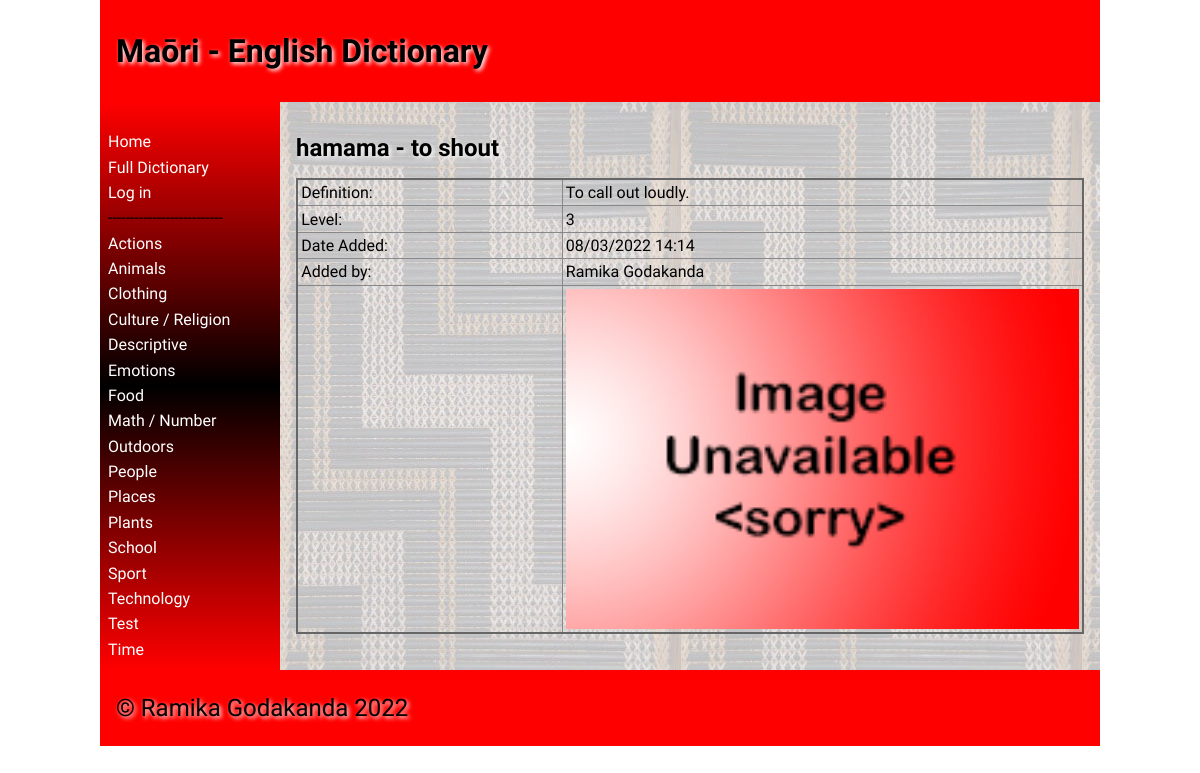
The page /word/333 on the database as committed earlier.
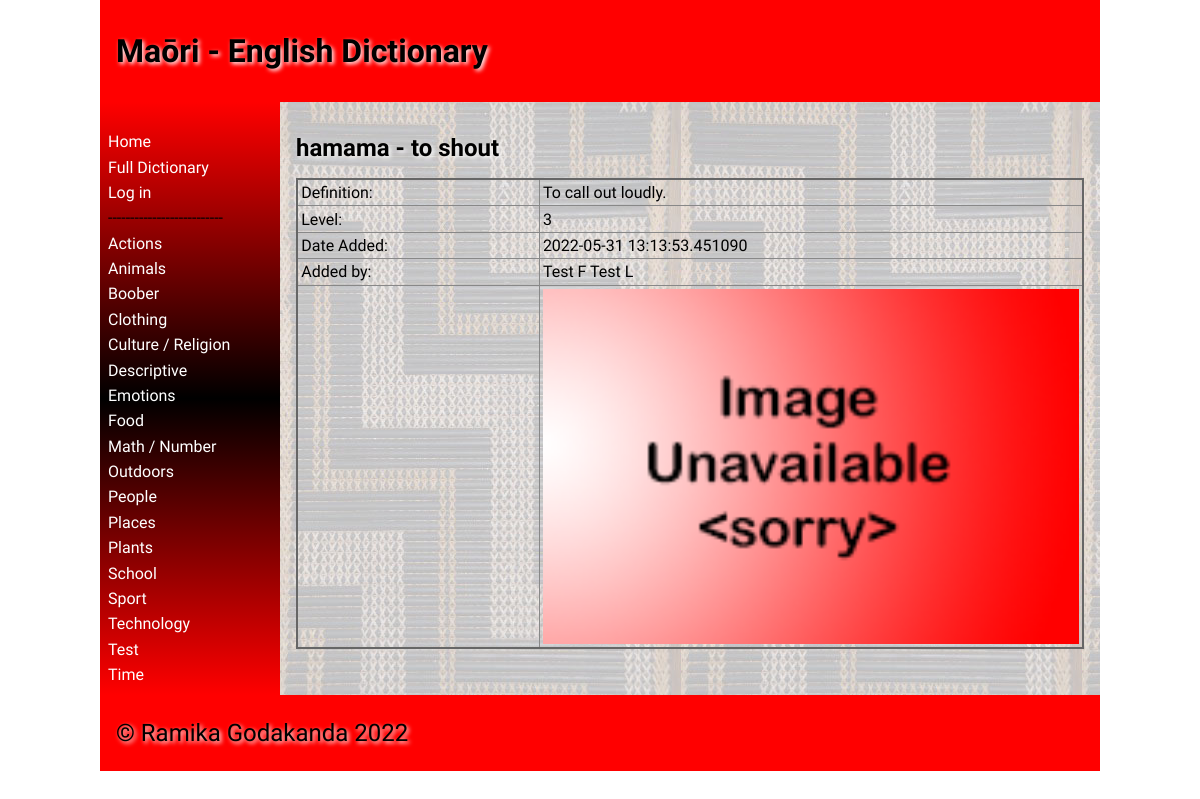
The same page on the database as committed later.
### tables this page shows
CREATE TABLE "categories"
(
	id integer
		primary key autoincrement,
	category_names varchar(30),
	user_created boolean
);

CREATE TABLE "words"
(
	id integer
		primary key autoincrement,
	user_id integer not null
		references user_details,
	category_id integer
		references categories,
	maori varchar(30),
	english varchar(30),
	definition varchar(200),
	level integer,
	timestamp datetime,
	image varchar(100)
);

CREATE TABLE "user_details"
(
	id integer
		primary key autoincrement,
	first_name varchar(30),
	last_name varchar(30),
	email varchar(50),
	password varchar(70),
	teacher boolean
);

### app.py (the view)
@app.route('/word/<word_id>', methods=['GET', 'POST'])
def render_word_page(word_id):
    if request.method == 'POST':
        if not is_logged_in():
            return redirect('/?error=Not+logged+in')
        if not is_teacher():
            return redirect('/?error=Not+teacher')
        user_id = session.get('user_id')
        word_data = get_word_data(word_id)
        word_maori = word_data[0][3]
        word_english = word_data[0][4]
        word_desc = word_data[0][5]
        word_level = word_data[0][6]
        maori_word = request.form.get('maori').strip()
        english_translation = request.form.get('english').strip()
        year_level = int(request.form.get('level'))
        description = request.form.get('description').strip()
        timestamp = datetime.now()
        if (word_maori != maori_word) or (word_english != english_translation) or (year_level != word_level) \
                or (word_desc != description):
            con = create_connection(DB_NAME)
            query = "UPDATE words SET user_id=?, maori=?, english=?, definition=?, level=?, timestamp=? WHERE id=? "
            cur = con.cursor()
            cur.execute(query, (user_id, maori_word, english_translation, description, year_level, timestamp,
                                word_id))
            con.commit()
            con.close()
        else:
            return redirect('/word/' + str(word_id) + "?error=Nothing+changed")
        return redirect('/word/' + str(word_id))
    else:
        con = create_connection(DB_NAME)
        query = "SELECT * FROM words WHERE id = ?"
        cur = con.cursor()
        cur.execute(query, (word_id,))
        queried_data = cur.fetchall()
        if not queried_data:
            return redirect('/?error=Word+doesnt+exist')
        author = queried_data[0][1]
        query = "SELECT * FROM user_details WHERE id=?"
        cur = con.cursor()
        cur.execute(query, (author,))
        user_list = cur.fetchall()
        con.close()
    return render_template('word.html', logged_in=is_logged_in(), category_list=category_list(),
                           word_data=queried_data, teacher_perms=is_teacher(), users=user_list)

### app.py (called while the page is built)
def create_connection(db_file):
    try:
        connection = sqlite3.connect(db_file)
        connection.execute('pragma foreign_keys=ON')
        return connection
    except Error as e:
        print(e)
    return None

def is_logged_in():
    if session.get("email") is None:
        print("Not logged in")
        return False
    else:
        print("Logged in")
        return True

def is_teacher():
    if not is_logged_in() or (session.get("teacher") is (None or 0)):
        print("Not teacher logged in")
        return False
    else:
        print("Teacher logged in")
        return True

def category_list():
    con = create_connection(DB_NAME)
    query = "SELECT * FROM categories ORDER BY category_names ASC"
    cur = con.cursor()
    cur.execute(query)
    queried_categories = cur.fetchall()
    con.close()
    return queried_categories

### templates/word.html (shortened to what this page needs)
{% extends 'base.html' %}
{% block main %}
    <h2>{{ word_data[0][3] }} - {{ word_data[0][4] }}
    </h2>
    <table>
        <thead>
        <tr>
            <td>Definition:</td>
            <td>{{ word_data[0][5] }}</td>
        </tr>
        <tr>
            <td>Level:</td>
            <td>{{ word_data[0][6] }}</td>
        </tr>
        <tr>
            <td>Date Added:</td>
            <td>{{ word_data[0][7] }}</td>
        </tr>
        <tr>
            <td>Added by:</td>
            <td>{{ users[0][1] }} {{ users[0][2] }}</td>
        </tr>
        <tr>
            <td></td>
            <td colspan=“2”><img class="max"  src="/static/images/{{ word_data[0][8] }}"></td>
        </tr>
        </thead>
    </table>
    <br>
{% endblock %}

### templates/base.html (shortened to what this page needs)
<!doctype html>
<html lang="en">
<head>
    <link href="{{ url_for('static', filename='css/style.css') }}" rel="stylesheet">
</head>
<body>
<div id="container">
    <header>
        <h1>Maōri - English Dictionary</h1>
    </header>
    <nav>
        <ul>
            <li><a href="\">Home</a></li>
            <li><a href="/full_dictionary">Full Dictionary</a></li>
            {% if logged_in %}
                {% if teacher_perms %}
                    <li>--------------------------</li>
                    <li><a href="/add_category">Add Category</a></li>
                    <li><a href="/add_word">Add Word</a></li>
                {% endif %}
                <li>--------------------------</li>
                <a href="/logout">Log out</a>
            {% else %}
                <li><a href="/login">Log in</a></li>
            {% endif %}
            <li>--------------------------</li>
            {% for category in category_list %}
                <li><a href="/category/{{ category[0] }}">{{ category[1] }}</a></li>
            {% endfor %}
        </ul>
    </nav>
    <main>
        {% block main %}{% endblock %}
    </main>
    <footer>
        <p>
            &copy; Ramika Godakanda 2022
        </p>
    </footer>
</div>
</body>
</html>

Rows that differ between the two databases and show on the page:
no longer on this page (row unchanged): user_details: first_name "Ramika", last_name "Godakanda"
added categories: category_names "Boober"
changed words "hamama": timestamp "08/03/2022 14:14" → "2022-05-31 13:13:53.451090"
now on this page (row unchanged): user_details: first_name "Test F", last_name "Test L"
